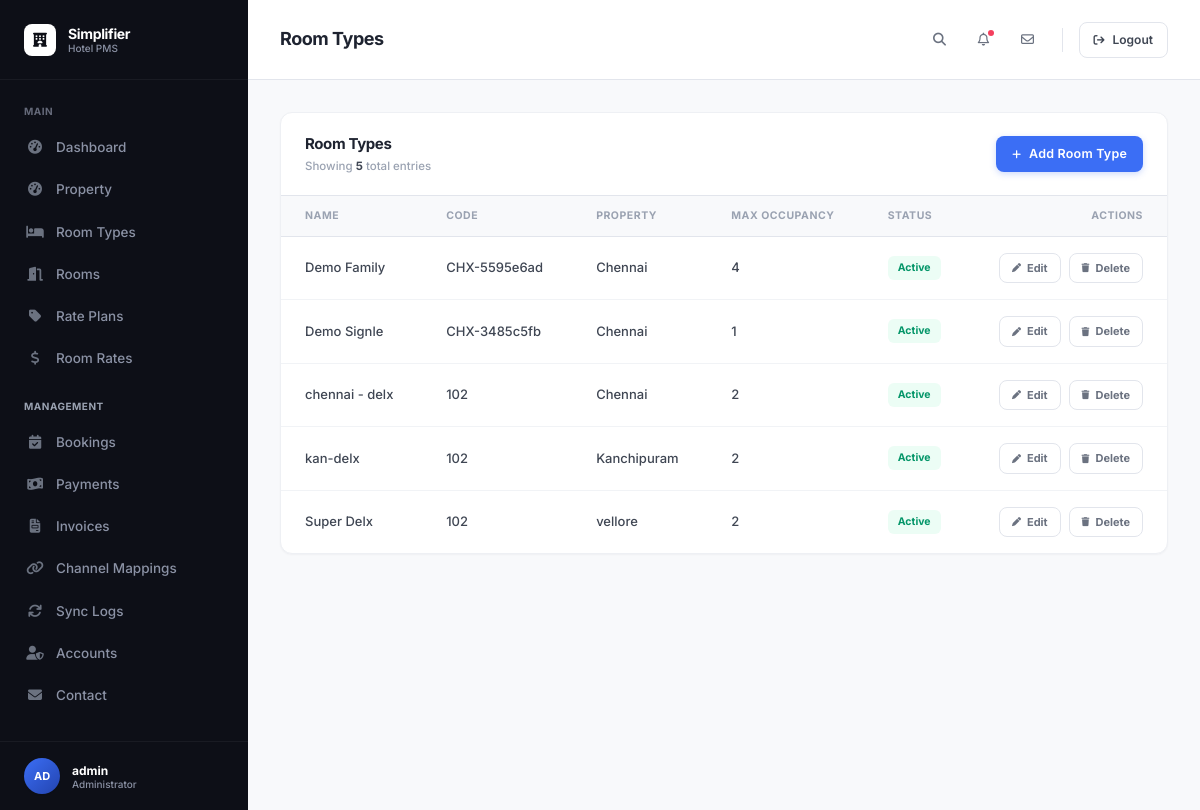
The page /dashboard/room-types/ (signed in) on the database its author committed.
### apps/properties/models.py (models this page shows, shortened)
class RoomType(BaseModel):
    property = models.ForeignKey(
        Property, on_delete=models.CASCADE, related_name='room_types'
    )
    name = models.CharField(max_length=255)
    code = models.CharField(max_length=20, db_index=True)
    description = models.TextField(blank=True)
    max_adults = models.PositiveSmallIntegerField(default=2)
    max_children = models.PositiveSmallIntegerField(default=0)
    max_occupancy = models.PositiveSmallIntegerField(default=2)
    base_occupancy = models.PositiveSmallIntegerField(default=2)
    default_price = models.DecimalField(
        max_digits=10, decimal_places=2, default=0,
        help_text="Fixed nightly price used when no date-specific RoomRate exists."
    )
    class Meta:
        db_table = 'room_types'
        verbose_name = 'Room Type'
        verbose_name_plural = 'Room Types'
        ordering = ['property', 'name']
        unique_together = [('property', 'code')]

class Property(BaseModel):
    name = models.CharField(max_length=255)
    code = models.CharField(max_length=20, unique=True, db_index=True)
    address = models.CharField(max_length=500)
    city = models.CharField(max_length=100)
    state = models.CharField(max_length=100)
    country = models.CharField(max_length=100)
    phone = models.CharField(max_length=20, blank=True)
    email = models.EmailField(blank=True)
    check_in_time = models.TimeField(default='12:00:00')
    check_out_time = models.TimeField(default='11:00:00')
    tax_number = models.CharField(max_length=50, blank=True)
    class Meta:
        db_table = 'properties'
        verbose_name = 'Property'
        verbose_name_plural = 'Properties'
        ordering = ['name']

### apps/dashboard/views.py (the view)
# urls.py: path('room-types/', RoomTypeListView.as_view(), name='roomtype_list'),
class RoomTypeListView(BaseListView):
    module = Module.ROOM_TYPES
    model = RoomType
    ordering = ['property', 'name']
    page_title = 'Room Types'
    singular_name = 'Room Type'
    add_url_name = 'dashboard:roomtype_add'
    edit_url_name = 'dashboard:roomtype_edit'
    delete_url_name = 'dashboard:roomtype_delete'
    columns = [
        {'label': 'Name', 'field': 'name'},
        {'label': 'Code', 'field': 'code'},
        {'label': 'Property', 'field': 'property.name'},
        {'label': 'Max Occupancy', 'field': 'max_occupancy'},
        {'label': 'Status', 'field': 'is_active', 'badge': True},
    ]

### apps/core/mixins.py (called while the page is built, shortened)
    def dispatch(self, request, *args, **kwargs):
        if not request.user.is_authenticated:
            return super().dispatch(request, *args, **kwargs)  # LoginRequiredMixin handles redirect
        return super().dispatch(request, *args, **kwargs)

### apps/core/templatetags/core_extras.py (called while the page is built)
@register.filter
def get_attr(obj, field_path):
    value = obj
    for part in field_path.split('.'):
        value = getattr(value, part, '')
        if callable(value):
            value = value()
    return value

### apps/dashboard/templates/dashboard/shared/list.html (shortened to what this page needs)
{% extends "dashboard/base.html" %}
{% load core_extras %}
{% block page_title %}{{ page_title }}{% endblock %}
{% block content %}
<div class="card overflow-hidden">
    <div class="px-4 sm:px-6 py-4 sm:py-5 border-b border-ink-200 flex flex-col sm:flex-row sm:flex-wrap sm:items-center justify-between gap-3">
        <div class="min-w-0">
            <h2 class="text-[14px] sm:text-[15px] font-bold text-ink-900 tracking-tight truncate">{{ page_title }}</h2>
            <p class="text-[11px] sm:text-[11.5px] font-medium text-ink-400 mt-0.5">
                Showing <span class="font-bold text-ink-700">{{ object_list|length }}</span> total entries
            </p>
        </div>
        {% if can_add and add_url_name %}
        <a href="{% url add_url_name %}" class="btn-primary justify-center sm:justify-start w-full sm:w-auto">
            <i class="fa-solid fa-plus text-[10px]"></i>
            <span>Add {{ singular_name }}</span>
        </a>
        {% endif %}
    </div>
    <div class="hidden md:block overflow-x-auto">
        <table class="w-full">
            <thead>
                <tr class="bg-ink-50 border-b border-ink-200">
                    {% for col in columns %}
                    <th class="px-4 lg:px-6 py-3 text-left text-[10.5px] font-bold text-ink-400 uppercase tracking-wider whitespace-nowrap">{{ col.label }}</th>
                    {% endfor %}
                    <th class="px-4 lg:px-6 py-3 text-right text-[10.5px] font-bold text-ink-400 uppercase tracking-wider whitespace-nowrap">Actions</th>
                </tr>
            </thead>
            <tbody class="divide-y divide-ink-100">
                {% for obj in object_list %}
                <tr class="hover:bg-ink-50/60 transition-colors">
                    {% for col in columns %}
                    <td class="px-4 lg:px-6 py-4 text-[13px] font-medium text-ink-700">
                        {% if col.badge %}
                            {% with value=obj|get_attr:col.field %}
                            {% if value %}
                                <span class="inline-flex items-center gap-1.5 px-2.5 py-1 rounded-md bg-emerald-50 text-[10.5px] font-bold text-emerald-600 whitespace-nowrap">{{ col.true_label|default:"Active" }}</span>
                            {% else %}
                                <span class="inline-flex items-center gap-1.5 px-2.5 py-1 rounded-md bg-rose-50 text-[10.5px] font-bold text-rose-600 whitespace-nowrap">{{ col.false_label|default:"Inactive" }}</span>
                            {% endif %}
                            {% endwith %}
                        {% else %}
                            {{ obj|get_attr:col.field }}
                        {% endif %}
                    </td>
                    {% endfor %}
                    <td class="px-4 lg:px-6 py-4 text-right">
                        <div class="flex items-center justify-end gap-1.5 lg:gap-2 flex-wrap">
                            {% if can_edit and edit_url_name %}
                            <a href="{% url edit_url_name obj.pk %}" class="inline-flex items-center gap-1.5 px-2.5 lg:px-3 py-1.5 rounded-lg border border-ink-200 hover:border-brand-500 hover:text-brand-600 hover:bg-brand-50 transition text-[11px] font-bold text-ink-500 whitespace-nowrap">
                                <i class="fa-solid fa-pen text-[9px]"></i> Edit
                            </a>
                            {% endif %}
                            {% if can_delete and delete_url_name %}
                            <a href="{% url delete_url_name obj.pk %}" class="inline-flex items-center gap-1.5 px-2.5 lg:px-3 py-1.5 rounded-lg border border-ink-200 hover:border-rose-500 hover:text-rose-600 hover:bg-rose-50 transition text-[11px] font-bold text-ink-500 whitespace-nowrap">
                                <i class="fa-solid fa-trash text-[9px]"></i> Delete
                            </a>
                            {% endif %}
                        </div>
                    </td>
                </tr>
                {% empty %}
                <tr><td colspan="{{ columns|length|add:1 }}" class="px-6 py-16 text-center text-ink-400 font-medium">No records yet.</td></tr>
                {% endfor %}
            </tbody>
        </table>
    </div>
</div>
{% endblock %}

### apps/dashboard/templates/dashboard/base.html (shortened to what this page needs)
<!DOCTYPE html>
<html lang="en">
<head>
    <script src="https://cdn.tailwindcss.com"></script>
    <link rel="stylesheet" href="https://cdnjs.cloudflare.com/ajax/libs/font-awesome/6.4.0/css/all.min.css">
</head>
<body class="min-h-screen flex relative">
    <aside id="sidebar" class="sidebar-aside w-[248px] bg-sidebar-bg min-h-screen flex flex-col shrink-0 fixed lg:sticky top-0 left-0 z-50 lg:z-40 h-full lg:h-auto">
        <div class="flex items-center justify-between px-6 h-20 border-b border-white/5 shrink-0">
            <div class="flex items-center gap-3">
                <div class="w-8 h-8 rounded-lg bg-white flex items-center justify-center">
                    <i class="fa-solid fa-hotel text-sidebar-bg text-[14px]"></i>
                </div>
                <div class="leading-tight">
                    <p class="text-[14px] font-bold text-white tracking-tight">Simplifier</p>
                    <p class="text-[10px] font-medium text-sidebar-text">Hotel PMS</p>
                </div>
            </div>
        </div>
        <nav class="flex-1 py-6 overflow-y-auto">
            <p class="px-6 text-[10px] font-bold text-sidebar-text/70 uppercase tracking-wider mb-2">Main</p>
            <a href="{% url 'dashboard:home' %}" class="nav-link {% block nav_dashboard %}{% endblock %}">
                <i class="fa-solid fa-gauge-high"></i>
                <span>Dashboard</span>
            </a>
            <a href="{% url 'dashboard:property_list' %}" class="nav-link {% block nav_properties %}{% endblock %}">
                <i class="fa-solid fa-gauge-high"></i>
                <span>Property</span>
            </a>
            <a href="{% url 'dashboard:roomtype_list' %}" class="nav-link">
                <i class="fa-solid fa-bed"></i>
                <span>Room Types</span>
            </a>
            <a href="{% url 'dashboard:room_list' %}" class="nav-link">
                <i class="fa-solid fa-door-open"></i>
                <span>Rooms</span>
            </a>
            <a href="{% url 'dashboard:rateplan_list' %}" class="nav-link">
                <i class="fa-solid fa-tag"></i>
                <span>Rate Plans</span>
            </a>
            <a href="{% url 'dashboard:roomrate_list' %}" class="nav-link">
                <i class="fa-solid fa-dollar-sign"></i>
                <span>Room Rates</span>
            </a>
            <p class="px-6 text-[10px] font-bold text-ink-400 uppercase tracking-wider mt-5 mb-2">Management</p>
            <a href="{% url 'dashboard:booking_list' %}" class="nav-link">
                <i class="fa-solid fa-calendar-check"></i>
                <span>Bookings</span>
            </a>
            <a href="{% url 'dashboard:payment_list' %}" class="nav-link">
                <i class="fa-solid fa-money-bill-wave"></i>
                <span>Payments</span>
            </a>
            <a href="{% url 'dashboard:invoice_list' %}" class="nav-link">
                <i class="fa-solid fa-file-invoice"></i>
                <span>Invoices</span>
            </a>
            <a href="{% url 'dashboard:channelmapping_list' %}" class="nav-link">
                <i class="fa-solid fa-link"></i>
                <span>Channel Mappings</span>
            </a>
            <a href="{% url 'dashboard:synclog_list' %}" class="nav-link">
                <i class="fa-solid fa-arrows-rotate"></i>
                <span>Sync Logs</span>
            </a>
            <a href="#" class="nav-link">
                <i class="fa-solid fa-user-shield"></i>
                <span>Accounts</span>
            </a>
            <a href="{% url 'dashboard:inquiry_list' %}" class="nav-link">
                <i class="fas fa-envelope"></i>
                <span>Contact</span>
            </a>
        </nav>
        <div class="px-6 py-4 border-t border-white/5 shrink-0">
            <div class="flex items-center gap-3">
                <div class="w-9 h-9 rounded-full bg-gradient-to-br from-brand-500 to-brand-700 flex items-center justify-center text-white text-[11px] font-bold shadow-sm">
                    {{ request.user.username|slice:":2"|upper }}
                </div>
                <div class="leading-tight flex-1 min-w-0">
                    <p class="text-[12px] font-bold text-white truncate">{{ request.user.get_full_name|default:request.user.username }}</p>
                    <p class="text-[10px] font-medium text-sidebar-text">Administrator</p>
                </div>
            </div>
        </div>
    </aside>
    <div class="flex-1 flex flex-col min-w-0 bg-[#f8f9fb] w-full">
        <header class="bg-white border-b border-ink-200 min-h-[4rem] lg:h-20 px-4 sm:px-6 lg:px-8 flex items-center justify-between sticky top-0 z-30 gap-3">
            <div class="flex items-center gap-3 min-w-0">
                <div class="min-w-0">
                    <h1 class="text-[16px] sm:text-[18px] font-bold text-ink-900 tracking-tight leading-tight truncate">
                        {% block page_title %}Dashboard{% endblock %}
                    </h1>
                </div>
            </div>
            <div class="flex items-center gap-1 sm:gap-2 shrink-0">
                <form method="get" action="{% url 'dashboard:search' %}" id="global-search-form" class="flex items-center topbar-search">
                    <div id="search-collapsed" class="w-9 h-9">
                        <button type="button" id="search-toggle-btn" class="w-9 h-9 rounded-full hover:bg-ink-50 flex items-center justify-center text-ink-500 hover:text-brand-500 transition">
                            <i class="fa-solid fa-magnifying-glass text-[13px]"></i>
                        </button>
                    </div>
                </form>
                <button class="w-9 h-9 rounded-full hover:bg-ink-50 flex items-center justify-center text-ink-500 hover:text-brand-500 transition relative shrink-0">
                    <i class="fa-regular fa-bell text-[13px]"></i>
                    <span class="absolute top-2 right-2 w-1.5 h-1.5 rounded-full bg-rose-500"></span>
                </button>
                <button class="w-9 h-9 rounded-full hover:bg-ink-50 hidden sm:flex items-center justify-center text-ink-500 hover:text-brand-500 transition shrink-0">
                    <i class="fa-regular fa-envelope text-[13px]"></i>
                </button>
                <a href="{% url 'dashboard:logout' %}"
                   class="flex items-center gap-2 px-2.5 sm:px-3.5 py-2 rounded-lg border border-ink-200 hover:border-brand-500 hover:text-brand-600 hover:bg-brand-50 transition text-[12px] font-semibold text-ink-700 shrink-0">
                    <i class="fa-solid fa-arrow-right-from-bracket text-[11px]"></i>
                    <span class="hidden md:inline">Logout</span>
                </a>
            </div>
        </header>
        <main class="flex-1 p-4 sm:p-6 lg:p-8">
            {% block content %}{% endblock %}
        </main>
    </div>
</body>
</html>

### apps/dashboard/templates/dashboard/base.html (style rules this page uses)
* { -webkit-font-smoothing: antialiased; }
body { font-family: 'Inter', sans-serif; background: #f6f7f9; color: #1e2330; }
.nav-link { display: flex; align-items: center; gap: 12px; padding: 10px 16px; margin: 2px 10px; border-radius: 8px; color: #8b92a5; font-size: 13.5px; font-weight: 500; text-decoration: none; transition: all 0.18s ease; position: relative; }
.nav-link i { width: 18px; font-size: 14px; text-align: center; color: #6b7280; transition: color 0.18s ease; }
.btn-primary { background: #3b6ef5; color: #fff; font-size: 12.5px; font-weight: 600; padding: 9px 16px; border-radius: 8px; display: inline-flex; align-items: center; gap: 8px; letter-spacing: 0.2px; transition: all 0.18s ease; box-shadow: 0 2px 6px rgba(59,110,245,0.25); }
.card { background: #fff; border: 1px solid #eef0f4; border-radius: 12px; box-shadow: 0 1px 2px rgba(16,24,40,0.04); }
.sidebar-aside { transition: transform 0.3s cubic-bezier(0.4, 0, 0.2, 1); }

### rows shown on the page
RoomType: columns "Demo Family" "CHX-5595e6ad" "Chennai" "4", true_label "Active"
RoomType: columns "Demo Signle" "CHX-3485c5fb" "Chennai" "1", true_label "Active"
RoomType: columns "chennai - delx" "102" "Chennai" "2", true_label "Active"
RoomType: columns "kan-delx" "102" "Kanchipuram" "2", true_label "Active"
RoomType: columns "Super Delx" "102" "vellore" "2", true_label "Active"

### other values the page prints
{{ request.user.username|slice:":2"|upper }} "AD"
{{ request.user.get_full_name|default:request.user.username }} "admin"
{{ page_title }} "Room Types"
{{ object_list|length }} "5"
{{ singular_name }} "Room Type"
{{ col.label }} "NAME" "CODE" "PROPERTY" "MAX OCCUPANCY" "STATUS"
